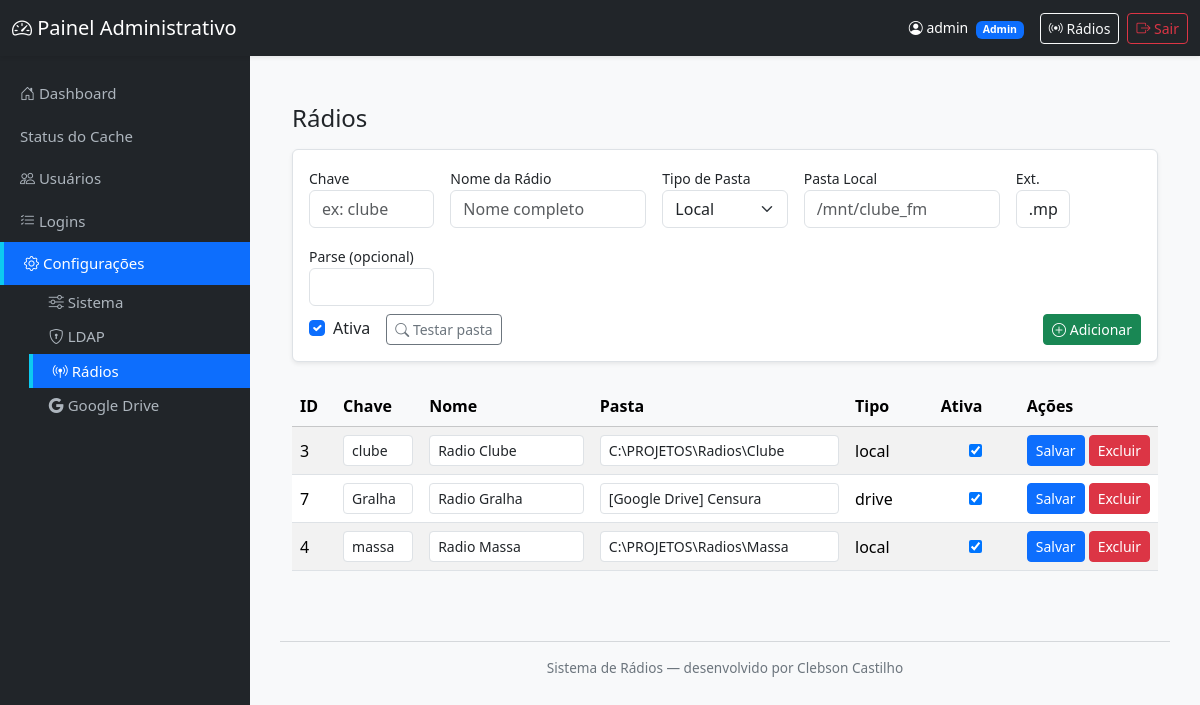
/config/radios (signed in), run on the app's committed database.
### tables this page shows
CREATE TABLE tb_radios (
  id_radio INTEGER PRIMARY KEY AUTOINCREMENT,
  chave TEXT NOT NULL UNIQUE,
  nome TEXT NOT NULL,
  pasta_base TEXT NOT NULL,
  extensao TEXT NOT NULL DEFAULT '.mp3',
  parse_nome TEXT,
  ativa INTEGER NOT NULL DEFAULT 1,
  created_at TEXT DEFAULT (datetime('now')),
  updated_at TEXT DEFAULT (datetime('now'))
, tipo_pasta TEXT DEFAULT 'local', drive_folder_id TEXT, drive_folder_name TEXT);

### mod_config/routes.py (the view)
@bp_config.route('/radios')
@admin_required
def radios():
    radios = ConfigRadio.select_all()
    return render_template('config_radios.html', radios=radios)

### mod_auth/utils.py (called while the page is built)
def admin_required(f):
    @wraps(f)
    def decorated_function(*args, **kwargs):
        user = session.get('user')
        if not user:
            flash("⚠️ Faça login para continuar.", "warning")
            return redirect(url_for('auth.login', next=request.url))
        if user.get('tipo') != 'admin':
            template = current_app.jinja_env.get_or_select_template("error_403.html")
            return template.render(user=user), 403
        return f(*args, **kwargs)
    return decorated_function

### mod_config/models.py (called while the page is built)
def _conn():
    conn = sqlite3.connect(DB_PATH)
    conn.row_factory = sqlite3.Row
    return conn

    @staticmethod
    def select_all() -> List[Dict]:
        with _conn() as c:
            cur = c.execute("SELECT * FROM tb_radios ORDER BY nome")
            return [dict(r) for r in cur.fetchall()]

### mod_config/templates/config_radios.html (shortened to what this page needs)
{% extends "admin_base.html" %}
{% block content %}
<div class="container py-4">
  <h4 class="mb-3">Rádios</h4>
  <form action="{{ url_for('bp_config.add_radio') }}" method="post" class="mb-4 bg-white p-3 rounded shadow-sm border">
    <div class="row g-3 align-items-end">
      <div class="col-md-2">
        <label class="form-label small mb-0">Chave</label>
        <input name="chave" class="form-control" placeholder="ex: clube" required>
      </div>
      <div class="col-md-3">
        <label class="form-label small mb-0">Nome da Rádio</label>
        <input name="nome" class="form-control" placeholder="Nome completo" required>
      </div>
      <div class="col-md-2">
        <label class="form-label small mb-0">Tipo de Pasta</label>
        <select name="tipo_pasta" id="tipoPasta" class="form-select">
          <option value="local" selected>Local</option>
        </select>
      </div>
      <div class="col-md-3" id="divLocal">
        <label class="form-label small mb-0">Pasta Local</label>
        <input name="pasta_base" class="form-control" placeholder="/mnt/clube_fm">
      </div>
      <div class="col-md-1">
        <label class="form-label small mb-0">Ext.</label>
        <input name="extensao" class="form-control" value=".mp3">
      </div>
      <div class="col-md-2">
        <label class="form-label small mb-0">Parse (opcional)</label>
        <input name="parse_nome" class="form-control" placeholder="">
      </div>
      <div class="col-md-12 d-flex align-items-center mt-2">
        <div class="form-check me-3">
          <input class="form-check-input" type="checkbox" name="ativa" checked>
          <label class="form-check-label">Ativa</label>
        </div>
        <button type="button" id="btnTestPath" class="btn btn-outline-secondary btn-sm me-2">
          <i class="bi bi-search"></i> Testar pasta
        </button>
        <button class="btn btn-success btn-sm ms-auto">
          <i class="bi bi-plus-circle"></i> Adicionar
        </button>
      </div>
    </div>
  </form>
  <div class="table-responsive">
    <table class="table table-striped align-middle">
      <thead class="table-light">
        <tr>
          <th style="width:5%">ID</th>
          <th style="width:10%">Chave</th>
          <th style="width:20%">Nome</th>
          <th style="width:30%">Pasta</th>
          <th style="width:10%">Tipo</th>
          <th style="width:10%">Ativa</th>
          <th style="width:15%">Ações</th>
        </tr>
      </thead>
      <tbody>
        {% for r in radios %}
        <tr>
          <form action="{{ url_for('bp_config.edit_radio', id_radio=r.id_radio) }}" method="post">
            <td>{{ r.id_radio }}</td>
            <td><input name="chave" class="form-control form-control-sm" value="{{ r.chave }}"></td>
            <td><input name="nome" class="form-control form-control-sm" value="{{ r.nome }}"></td>
            <td><input name="pasta_base" class="form-control form-control-sm" value="{{ r.pasta_base }}"></td>
            <td>{{ r.tipo_pasta }}</td>
            <td class="text-center"><input type="checkbox" name="ativa" {% if r.ativa %}checked{% endif %}></td>
            <td class="d-flex gap-1">
              <button class="btn btn-sm btn-primary">Salvar</button>
          </form>
              <form action="{{ url_for('bp_config.delete_radio', id_radio=r.id_radio) }}" method="post" onsubmit="return confirm('Remover esta rádio?')">
                <button class="btn btn-sm btn-danger">Excluir</button>
              </form>
        </tr>
        {% endfor %}
      </tbody>
    </table>
  </div>
</div>
{% endblock %}

### templates/admin_base.html (style rules this page uses)
body { background-color: #f8f9fa; overflow-x: hidden; }

### data on the page
tb_radios: id_radio "3", chave "clube", nome "Radio Clube", pasta_base "C:\\PROJETOS\\Radios\\Clube", tipo_pasta "local", ativa "☑"
tb_radios: id_radio "7", chave "Gralha", nome "Radio Gralha", pasta_base "[Google Drive] Censura", tipo_pasta "drive", ativa "☑"
tb_radios: id_radio "4", chave "massa", nome "Radio Massa", pasta_base "C:\\PROJETOS\\Radios\\Massa", tipo_pasta "local", ativa "☑"

### other printed values
{{ session.user.usuario }} "admin"
{{ session.user.tipo|capitalize }} "Admin"
